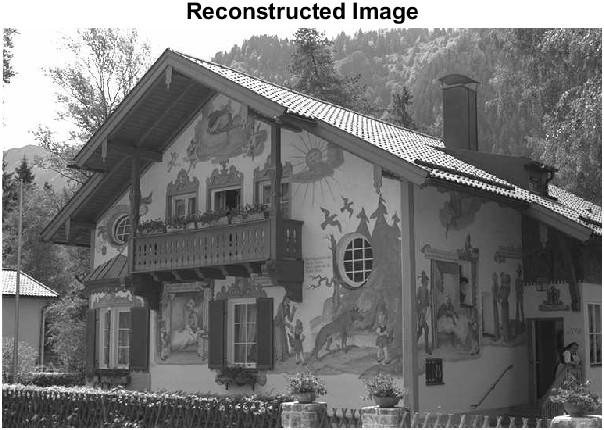
#> input picture Project/code/untitled3.jpg, 604 x 430 px
$ python jpeg_2.py untitled3.jpg
#> lines starting #> are read from the running program, lines starting #| are printed output that depends on the picture

import numpy as np
from scipy.fftpack import dct, idct
from PIL import Image
import heapq
import math
from collections import defaultdict
import argparse
import os

Q = 50

class BitBuffer:
    def __init__(self):
        self.buffer = 0  # Store bits temporarily
        self.size = 0    # Number of bits currently stored
        self.bytes = bytearray()  # Store complete bytes

    def add_bits(self, value, num_bits=None):
        """Add an integer value (signed or unsigned) to the buffer.

        If num_bits is not provided, it defaults to the minimum number of bits
        required to store the value, including handling for signed integers.
        """
        req_bits = 0
        if value < 0:
            req_bits = value.bit_length() + 1
        else:
            req_bits = value.bit_length() if value != 0 else 1

        if num_bits is None:
            num_bits = req_bits

        if(num_bits < req_bits):
            raise ValueError("Number of bits is less than the required bits.")

        # If value is negative, represent it using two's complement
        if value < 0:
            # Convert to two's complement with num_bits bits
            value = (1 << num_bits) + value

        for i in range(num_bits - 1, -1, -1):
            bit = (value >> i) & 1  # Extract the bit
            self.buffer = (self.buffer << 1) | bit  # Shift buffer and add bit
            self.size += 1
            if self.size == 8:
                self._flush_buffer()  # If we have a full byte, flush it

    def add_bit(self, bit):
        """Add a single bit (0 or 1) to the buffer."""
        self.add_bits(bit, 1)

    def _flush_buffer(self):
        """Flush buffer contents to the byte array."""
        self.bytes.append(self.buffer)
        self.buffer = 0
        self.size = 0

    def write_to_file(self, filename):
        """Write the buffered bytes to a file."""
        # Flush remaining bits, if any (pad with zeros)
        if self.size > 0:
            self.buffer <<= (8 - self.size)  # Pad with zeros
            self._flush_buffer()
        with open(filename, 'ab') as file:
            file.write(self.bytes)

bit_buffer = BitBuffer()

zigzag_indices = [0, 1, 8, 16, 9, 2, 3, 10, 17, 24, 32, 25, 18, 11, 4, 5, 12, 19, 26, 33, 40, 48, 41, 34, 27, 20, 13, 6, 7, 14, 21, 28, 35, 42, 49, 56, 57, 50, 43, 36, 29, 22, 15, 23, 30, 37, 44, 51, 58, 59, 52, 45, 38, 31, 39, 46, 53, 60, 61, 54, 47, 55, 62, 63]

quantization_matrix = np.array([
    [16, 11, 10, 16, 24, 40, 51, 61],
    [12, 12, 14, 19, 26, 58, 60, 55],
    [14, 13, 16, 24, 40, 57, 69, 56],
    [14, 17, 22, 29, 51, 87, 80, 62],
    [18, 22, 37, 56, 68, 109, 103, 77],
    [24, 35, 55, 64, 81, 104, 113, 92],
    [49, 64, 78, 87, 103, 121, 120, 101],
    [72, 92, 95, 98, 112, 100, 103, 99]
]) * (50 / Q)

freq_dict = {}
DC_freq_dict = {}

def pad_image(image_array):
    height, width = image_array.shape
    pad_height = (8 - height % 8) if height % 8 != 0 else 0
    pad_width = (8 - width % 8) if width % 8 != 0 else 0
    padded_image_array = np.pad(image_array, ((0, pad_height), (0, pad_width)), mode='constant', constant_values=0)
    return padded_image_array


def dct_and_quantize(image):
    image = pad_image(image)
    h, w = image.shape
    quantised_blocks = np.zeros_like(image, dtype=int)
    previous_dc = 0

    for i in range(0, h, 8):
        for j in range(0, w, 8):
            block = image[i:i+8, j:j+8]
            dct_block = dct(dct(block.T, type=2, norm='ortho').T, type=2, norm='ortho')
            quantised_block = np.round(dct_block/quantization_matrix).astype(int)
            quantised_blocks[i:i+8, j:j+8] = quantised_block
            quantised_blocks[i,j] -= previous_dc
            previous_dc = quantised_block[0,0]


    for i in range(h):
        for j in range(w):
            pixel_value = quantised_blocks[i,j]
            if(pixel_value==0):
                continue

            if(i%8==0 and j%8==0):
                if(i==0 and j==0):
                    continue
                if pixel_value in DC_freq_dict:
                    DC_freq_dict[pixel_value] += 1
                else:
                    DC_freq_dict[pixel_value] = 1
            else:
                if pixel_value in freq_dict:
                    freq_dict[pixel_value] += 1
                else:
                    freq_dict[pixel_value] = 1

    return quantised_blocks


class HuffmanNode:
    def __init__(self, char, freq):
        self.char = char
        self.freq = freq
        self.left = None
        self.right = None

    def __lt__(self, other):
        return self.freq < other.freq

def build_huffman_tree(freq_map):
    heap = [HuffmanNode(char, freq) for char, freq in freq_map.items()]
    heapq.heapify(heap)

    while len(heap) > 1:
        left = heapq.heappop(heap)
        right = heapq.heappop(heap)

        merged = HuffmanNode(None, left.freq + right.freq)
        merged.left = left
        merged.right = right

        heapq.heappush(heap, merged)

    return heap[0]

def generate_huffman_codes(node, prefix='', codebook=None):
    if codebook is None:
        codebook = {}

    if node is not None:
        if node.char is not None:
            codebook[node.char] = prefix
        generate_huffman_codes(node.left, prefix + '0', codebook)
        generate_huffman_codes(node.right, prefix + '1', codebook)

    return codebook

def huffman_encode_image(freq_map):
    huffman_tree_root = build_huffman_tree(freq_map)
    huffman_codes = generate_huffman_codes(huffman_tree_root)
    return huffman_codes


def encode_quantized_block_zigzag(block, huffman_map, DC_map, first=False):
    last_non_zero_index = -1
    block = block.flatten()

    flattened_block = [block[i] for i in zigzag_indices]

    for i, value in enumerate(flattened_block):
        if(i==0 and first):
            continue

        if value != 0:
            zeros = flattened_block[max(0,last_non_zero_index):i].count(0)
            code = ""
            if(i==0):
                code = DC_map.get(value,"")
            else:
                code = huffman_map.get(value, "")

            while(zeros > 15):
                bit_buffer.add_bits(15,4)
                bit_buffer.add_bits(0,4)
                zeros-=15

            bit_buffer.add_bits(zeros,4)
            bit_buffer.add_bits(len(code),4)
            bit_buffer.add_bits(int(code,2),len(code))

            last_non_zero_index = i

    bit_buffer.add_bits(0,8)


def write_to_file(img_dim, quantized_blocks, filename, huffman_map, DC_map):
    h, w = quantized_blocks.shape
    reversed_huffman_dict = {v: k for k, v in huffman_map.items()}
    reversed_DC_dict = {v: k for k, v in DC_map.items()}

    print(reversed_DC_dict)
    with open(filename, 'wb') as file:
        file.write(f'{img_dim[0]}:{img_dim[1]}:{quantized_blocks[0,0]}:{Q}:{len(huffman_map)}:{len(DC_map)}\n'.encode('utf-8'))

        for key, value in reversed_huffman_dict.items():
            # [13 lines of commented-out code are left out]
            file.write(f'{key}:{value}\n'.encode('utf-8'))
        for key, value in reversed_DC_dict.items():
            # [12 lines of commented-out code are left out]
            file.write(f'{key}:{value}\n'.encode('utf-8'))

    for i in range(0, h, 8):
        for j in range(0, w, 8):
            block = quantized_blocks[i:i+8, j:j+8]
            if(i==0 and j==0):
                encode_quantized_block_zigzag(block, huffman_map, DC_map, True)
            else:
                encode_quantized_block_zigzag(block, huffman_map, DC_map)


def main():
    parser = argparse.ArgumentParser(description="JPEG Encoder with Huffman encoding")
    parser.add_argument("image_path", type=str, help="Path to the input image")
    args = parser.parse_args()
    image_path = args.image_path

    image_pil = Image.open(image_path)
#> image_pil is the input picture: PIL image 604x430 RGB; min 0, max 255, mean 118.3
    if image_pil is None:
        print("Error: Image could not be loaded.")
        return

    image = np.array(image_pil.convert('L'))

    quantized_blocks = dct_and_quantize(image)
#> in pad_image, `padded_image_array = np.pad(image_array, ((0, pad_height), (0, pad_wid..`:
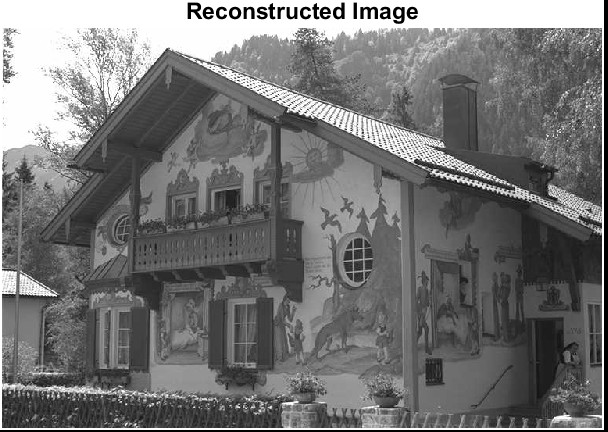
#> padded_image_array: shape (432, 608); min 0, max 255, mean 117
#> after the loop in dct_and_quantize, `for i in range(0, h, 8):`:
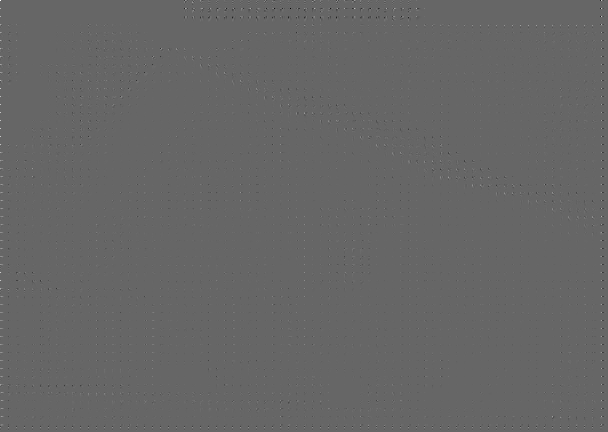
#> quantised_blocks: shape (432, 608) int64; min -86, max 128, mean 0; drawn with min black and max white
#> after the loop in dct_and_quantize, `for i in range(h):`: DC_freq_dict = 105 items; freq_dict = 120 items

    huffman_map = huffman_encode_image(freq_dict)
#> the loop in build_huffman_tree, `while len(heap) > 1:` made 119 passes
#> huffman_map = 120 items
    DC_map = huffman_encode_image(DC_freq_dict)
#> the loop in build_huffman_tree (call 2), `while len(heap) > 1:` made 104 passes
#> DC_map = 105 items

    file_name_without_extension = os.path.splitext(image_path)[0]
    filename = file_name_without_extension + '.sts'

    write_to_file(image.shape, quantized_blocks, filename, huffman_map, DC_map)
#> in write_to_file, `reversed_huffman_dict = {v: k for k, v in huffman_map.items()}`: reversed_huffman_dict = 120 items
#> in write_to_file, `reversed_DC_dict = {v: k for k, v in DC_map.items()}`: reversed_DC_dict = 105 items
#> (printed output is left out)
#> the loop in write_to_file, `for key, value in reversed_huffman_dict.items():` made 120 passes
#> (key, value) on passes 1 to 12: ('000', 2), ('0010', 3), ('001100', -6), ('00110100000', -24), ('001101000010', 36), ('00110100001100', -38), ('001101000011010', 64), ('001101000011011', 57), ('0011010000111', 42), ('0011010001', 18), ('00110100100', 25), ('00110100101', -22)
#> the loop in write_to_file, `for key, value in reversed_DC_dict.items():` made 105 passes
#> (key, value) on passes 1 to 12: ('0000', -4), ('00010', -9), ('000110000', -26), ('000110001', 25), ('00011001', 26), ('0001101', 16), ('000111000', -30), ('000111001', -24), ('000111010', 31), ('0001110110', -39), ('0001110111', 34), ('0001111', -17)
    bit_buffer.write_to_file(filename)

if __name__ == "__main__":
    main()
